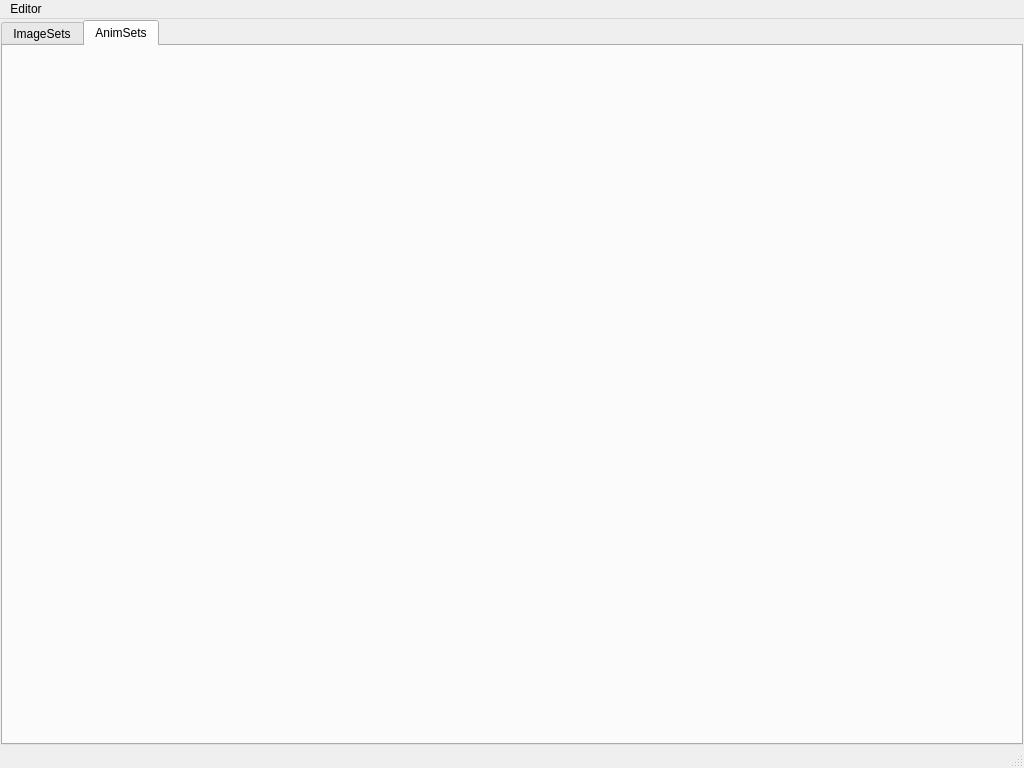
<?xml version="1.0" encoding="UTF-8"?>
<ui version="4.0">
 <class>MainWindow</class>
 <widget class="QMainWindow" name="MainWindow">
  <property name="geometry">
   <rect>
    <x>0</x>
    <y>0</y>
    <width>1024</width>
    <height>768</height>
   </rect>
  </property>
  <property name="minimumSize">
   <size>
    <width>800</width>
    <height>600</height>
   </size>
  </property>
  <property name="windowTitle">
   <string>GuguEditor</string>
  </property>
  <widget class="QWidget" name="centralWidget">
   <layout class="QGridLayout" name="gridLayout">
    <property name="margin">
     <number>1</number>
    </property>
    <item row="0" column="0">
     <widget class="QTabWidget" name="tabWidget">
      <property name="tabShape">
       <enum>QTabWidget::Rounded</enum>
      </property>
      <property name="currentIndex">
       <number>1</number>
      </property>
      <widget class="QWidget" name="TabImageSet">
       <attribute name="title">
        <string>ImageSets</string>
       </attribute>
       <layout class="QGridLayout" name="gridLayout_5">
        <property name="margin">
         <number>3</number>
        </property>
        <item row="0" column="0">
         <layout class="QGridLayout" name="TabImageSetLayout"/>
        </item>
       </layout>
      </widget>
      <widget class="QWidget" name="TabAnimation">
       <attribute name="title">
        <string>AnimSets</string>
       </attribute>
       <layout class="QGridLayout" name="gridLayout_3">
        <property name="margin">
         <number>3</number>
        </property>
        <item row="0" column="0">
         <layout class="QGridLayout" name="TabAnimationLayout">
          <property name="topMargin">
           <number>0</number>
          </property>
         </layout>
        </item>
       </layout>
      </widget>
     </widget>
    </item>
   </layout>
  </widget>
  <widget class="QMenuBar" name="menuBar">
   <property name="geometry">
    <rect>
     <x>0</x>
     <y>0</y>
     <width>1024</width>
     <height>20</height>
    </rect>
   </property>
   <widget class="QMenu" name="menuEditor">
    <property name="title">
     <string>Editor</string>
    </property>
    <addaction name="actionClose"/>
   </widget>
   <addaction name="menuEditor"/>
  </widget>
  <widget class="QStatusBar" name="statusBar"/>
  <action name="actionClose">
   <property name="text">
    <string>Close</string>
   </property>
  </action>
  <action name="actionHelp">
   <property name="text">
    <string>Help</string>
   </property>
  </action>
  <action name="actionAbout">
   <property name="text">
    <string>About...</string>
   </property>
  </action>
 </widget>
 <layoutdefault spacing="6" margin="11"/>
 <resources/>
 <connections>
  <connection>
   <sender>actionClose</sender>
   <signal>triggered()</signal>
   <receiver>MainWindow</receiver>
   <slot>close()</slot>
   <hints>
    <hint type="sourcelabel">
     <x>-1</x>
     <y>-1</y>
    </hint>
    <hint type="destinationlabel">
     <x>511</x>
     <y>383</y>
    </hint>
   </hints>
  </connection>
 </connections>
</ui>
